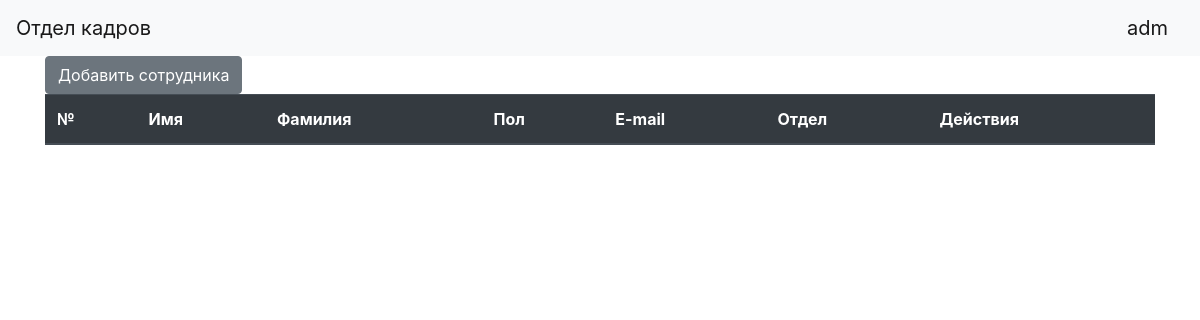
/staff (signed in), run on an earlier commit of the app's database.
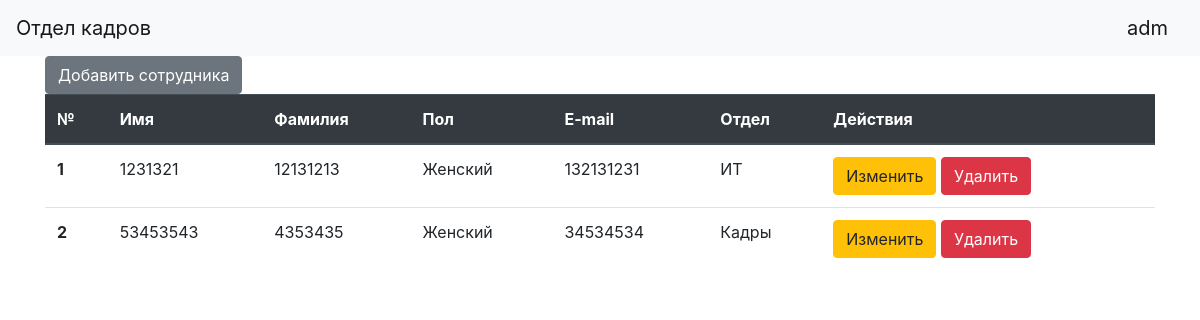
And on a later commit of the database.
### data/users.py (models this page shows, shortened)
class User(SqlAlchemyBase, UserMixin):
    __tablename__ = 'users'
    id = sqlalchemy.Column(sqlalchemy.Integer, primary_key=True, autoincrement=True)
    login = sqlalchemy.Column(sqlalchemy.String, nullable=True)
    hashed_password = sqlalchemy.Column(sqlalchemy.String, nullable=True)
    is_admin = sqlalchemy.Column(sqlalchemy.Boolean, nullable=False)

### data/staff.py (models this page shows)
class Staff(SqlAlchemyBase):
    __tablename__ = 'staff'
    id = sqlalchemy.Column(sqlalchemy.Integer, primary_key=True, autoincrement=True)
    name = sqlalchemy.Column(sqlalchemy.String, nullable=False)
    surname = sqlalchemy.Column(sqlalchemy.String, nullable=False)
    is_male = sqlalchemy.Column(sqlalchemy.Boolean, nullable=False)
    email = sqlalchemy.Column(sqlalchemy.String, nullable=False, unique=True)
    department_id = sqlalchemy.Column(sqlalchemy.Integer, sqlalchemy.ForeignKey('departments.id'))
    department = orm.relation('Department')

### data/departments.py (models this page shows)
class Department(SqlAlchemyBase):
    __tablename__ = 'departments'
    id = sqlalchemy.Column(sqlalchemy.Integer, primary_key=True, autoincrement=True)
    name = sqlalchemy.Column(sqlalchemy.String, nullable=False, unique=True)
    building_id = sqlalchemy.Column(sqlalchemy.Integer, sqlalchemy.ForeignKey("buildings.id"))
    building = orm.relation('Building')
    staff = orm.relation('Staff', back_populates='department')

### main.py (the view)
    @app.route('/staff')
    @login_required
    def staff():
        session = db_session.create_session()
        staff = session.query(Staff).all()
        return render_template("staff.html", title='Список сотрудников', staff=staff)

### data/db_session.py (called while the page is built)
def create_session() -> Session:
    global __factory
    return __factory()

### templates/staff.html
{% extends "base.html" %}
{% block content %}
    <a href="staff_edit" class="btn btn-secondary">Добавить сотрудника</a>
    <table class="table">
          <thead class="thead-dark">
            <tr>
              <th scope="col">№</th>
              <th scope="col">Имя</th>
              <th scope="col">Фамилия</th>
              <th scope="col">Пол</th>
              <th scope="col">E-mail</th>
              <th scope="col">Отдел</th>
              <th scope="col">Действия</th>
            </tr>
          </thead>
          <tbody>
          {% for item in staff%}
            <tr>
              <th scope="row">{{ loop.index }}</th>
              <td>{{ item.name }}</td>
              <td>{{ item.surname }}</td>
              <td>{% if item.is_male %} Мужской {% else %} Женский {% endif %}</td>
                <td>{{ item.email }}</td>
                <td>{{ item.department.name }}</td>
                <td>
                    <a href="/staff_edit/{{ item.id }}" class="btn btn-warning">Изменить</a>
                    <a href="/staff_delete/{{ item.id }}" class="btn btn-danger">Удалить</a>
                </td>
            </tr>
          {% endfor %}
          </tbody>
    </table>
{% endblock %}

### templates/base.html (shortened to what this page needs)
<!DOCTYPE html>
<html lang="en">
<head>
    <link rel="stylesheet" href="https://stackpath.bootstrapcdn.com/bootstrap/4.4.1/css/bootstrap.min.css">
</head>
  <body>
    <header>
      <nav class="navbar navbar-light bg-light">
        <a class="navbar-brand" href="/">Отдел кадров</a>
          {% if current_user.is_authenticated %}
            <a class="navbar-brand" href="/logout">{{ current_user.login }}</a>
        {% else %}
            <p>
                <a class="btn btn-primary" href="/login">Войти</a>
            </p>
        {% endif %}
      </nav>
    </header>
    <main role="main" class="container">
        {% block content %}{% endblock %}
    </main>
  </body>
</html>

What changed in the data, as far as the page shows it:
added Staff: name "1231321", surname "12131213", is_male "Женский", email "132131231", department.name "ИТ"
added Staff: name "53453543", surname "4353435", is_male "Женский", email "34534534", department.name "Кадры"
